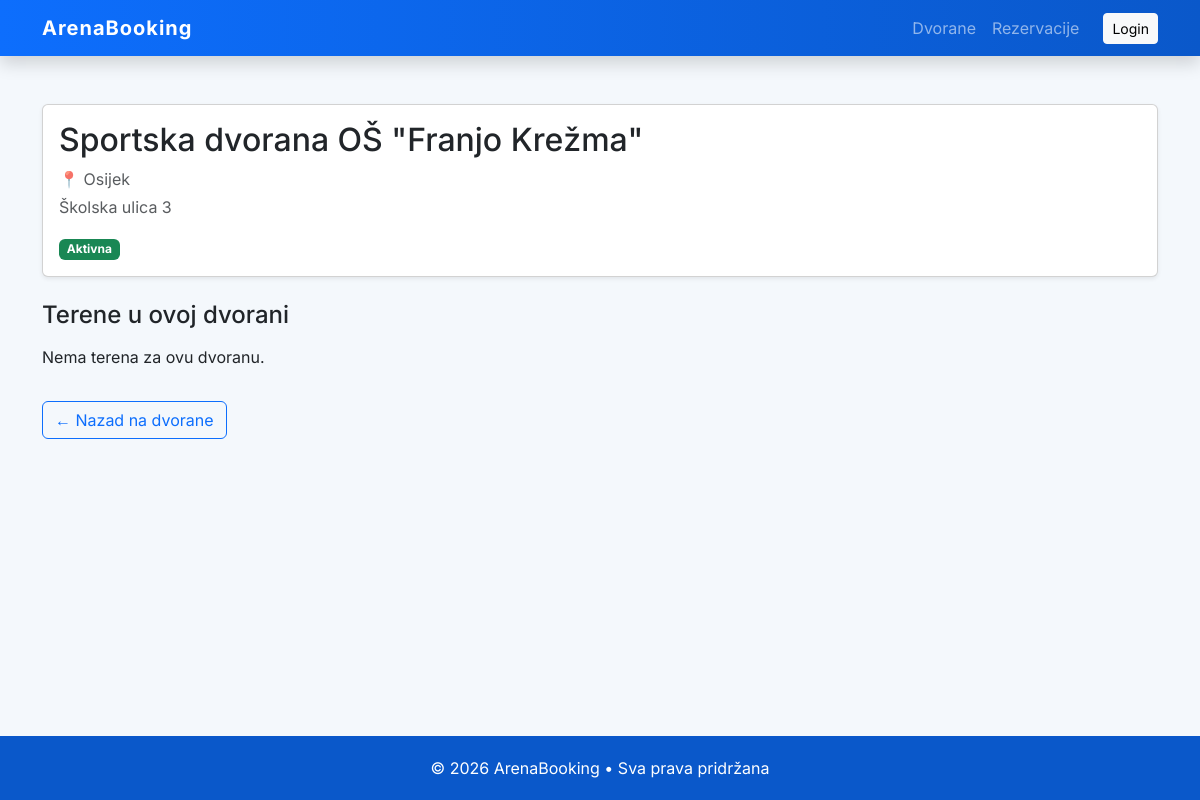
The page /facilities/3/ on the database its author committed.
### facilities/models.py (models this page shows, shortened)
class Facility(models.Model):
    name = models.CharField(max_length=120)
    address = models.CharField(max_length=200)
    city = models.CharField(max_length=80, blank=True)
    is_active = models.BooleanField(default=True)
    class Meta:
        verbose_name = "Facility"
        verbose_name_plural = "Facilities"

### facilities/views.py (the view)
# urls.py: path('<int:facility_id>/',views.facilitydetail,name='facility_detail'),
def facilitydetail(request, facility_id):
    facility = get_object_or_404(Facility, id=facility_id)
    return render(request, 'facilitydetail.html', {'facility': facility})

### facilities/templates/facilitydetail.html (shortened to what this page needs)
{% extends "base.html" %}
{% block content %}
<div class="card shadow-sm mb-4">
    <div class="card-body">
        <h2 class="card-title">{{ facility.name }}</h2>
        {% if facility.city %}
            <p class="text-muted mb-1">
                📍 {{ facility.city }}
            </p>
        {% endif %}
        <p class="text-muted">
            {{ facility.address }}
        </p>
        {% if facility.is_active %}
            <span class="badge bg-success">Aktivna</span>
        {% else %}
            <span class="badge bg-danger">Neaktivna</span>
        {% endif %}
    </div>
</div>
<h4 class="mb-3">Terene u ovoj dvorani</h4>
<div class="row">
    {% for court in facility.courts.all %}
        <div class="col-md-4 mb-3">
            <div class="card h-100 shadow-sm">
                <div class="card-body">
                    <h5 class="card-title">{{ court.name }}</h5>
                    {% if court.sport %}
                        <p class="text-muted">Sport: {{ court.sport }}</p>
                    {% endif %}
                    {% if court.is_active %}
                        <span class="badge bg-primary">Dostupan</span>
                    {% else %}
                        <span class="badge bg-secondary">Nedostupan</span>
                    {% endif %}
                </div>
            </div>
        </div>
    {% empty %}
        <p>Nema terena za ovu dvoranu.</p>
    {% endfor %}
</div>
<a href="{% url 'facilities:facilities' %}" class="btn btn-outline-primary mt-3">
    ← Nazad na dvorane
</a>
{% endblock %}

### ArenaBooking/templates/base.html (style rules this page uses)
body { font-family: 'Inter', sans-serif; background-color: #f4f8fc; }

### rows shown on the page
Facility: name "Sportska dvorana OŠ \"Franjo Krežma\"", city "Osijek", address "Školska ulica 3"
